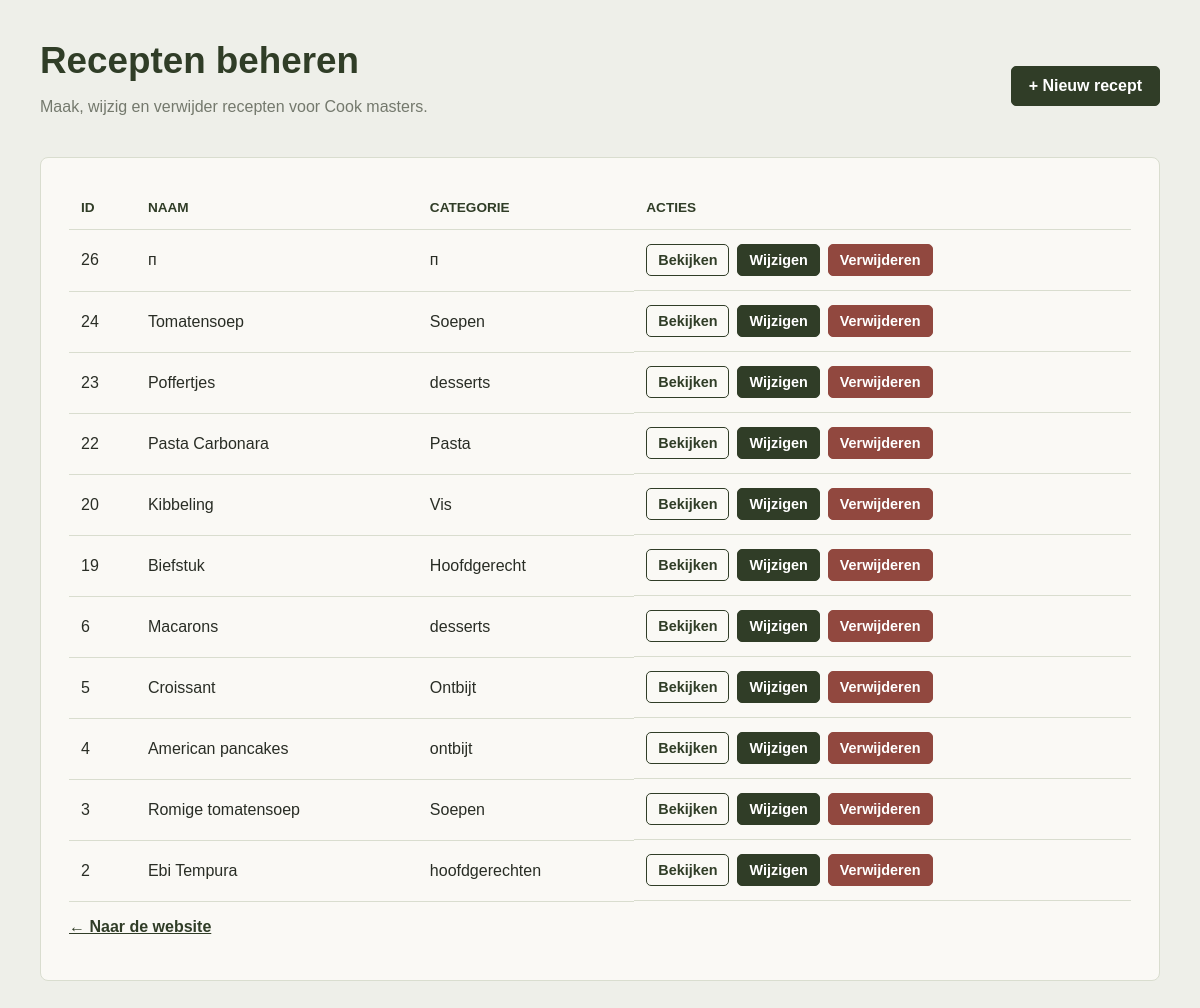
/dashboard/index.php, run on the app's committed database.
### tables this page shows
CREATE TABLE "CRUD"
(
    ID           integer         not null
        constraint Primary_Key
            primary key autoincrement,
    Name         TEXT            not null,
    Categorie    TEXT            not null,
    Benodigheden TEXT            not null,
    Voorstuk     TEXT            not null,
    StappenPlan  TEXT            not null,
    Image        TEXT default '' not null
);

### dashboard/index.php (the view, shortened to what this page needs)
<?php
require_once __DIR__ . '/../database.php';
$recipes = $db->query('SELECT * FROM CRUD ORDER BY ID DESC')->fetchAll();
?>
<!doctype html>
<html lang="nl">
<head><meta charset="UTF-8"><meta name="viewport" content="width=device-width, initial-scale=1.0"><title>Recepten beheren</title><link rel="stylesheet" href="dashboard.css"></head>
<body>
<main class="dashboard-shell">
    <header class="dashboard-header"><div><h1>Recepten beheren</h1><p class="muted">Maak, wijzig en verwijder recepten voor Cook masters.</p></div><a class="button" href="Create/index.php">+ Nieuw recept</a></header>
    <div class="panel">
    <table class="recipe-table">
        <tr><th>ID</th><th>Naam</th><th>Categorie</th><th>Acties</th></tr>
        <?php foreach ($recipes as $recipe): ?>
            <tr>
                <td><?= (int) $recipe['ID'] ?></td>
                <td><?= htmlspecialchars($recipe['Name']) ?></td>
                <td><?= htmlspecialchars($recipe['Categorie']) ?></td>
                <td class="actions">
                    <a class="button button-small button-secondary" href="Read/index.php?id=<?= (int) $recipe['ID'] ?>">Bekijken</a>
                    <a class="button button-small" href="Update/index.php?id=<?= (int) $recipe['ID'] ?>">Wijzigen</a>
                    <a class="button button-small button-danger" href="Delete/index.php?id=<?= (int) $recipe['ID'] ?>">Verwijderen</a>
                </td>
            </tr>
        <?php endforeach; ?>
    </table>
    <p><a href="../recepten.php">← Naar de website</a></p>
    </div>
</main>
</body>
</html>

### dashboard/dashboard.css (style rules this page uses)
:root { --forest: #415231; --forest-dark: #303d27; --sage: #a5b18f; --cream: #f7f4ec; --ink: #292d25; --line: #d9ddcf; }
* { box-sizing: border-box; }
body { margin: 0; min-height: 100vh; color: var(--ink); background: #eeefe9; font-family: Arial, Helvetica, sans-serif; }
.dashboard-shell { width: min(1120px, calc(100% - 32px)); margin: 0 auto; padding: 40px 0 60px; }
.dashboard-header { display: flex; align-items: center; justify-content: space-between; gap: 20px; margin-bottom: 25px; }
h1 { margin: 0 0 8px; color: var(--forest-dark); font-size: 2.3rem; }
.muted { color: #74796d; }
a { color: var(--forest-dark); font-weight: 600; }
.button, button { display: inline-block; border: 1px solid var(--forest-dark); border-radius: 5px; padding: 10px 17px; color: white; background: var(--forest-dark); cursor: pointer; font: inherit; font-weight: 600; text-decoration: none; }
.button-secondary { color: var(--forest-dark); background: transparent; }
.button-danger { border-color: #91483f; background: #91483f; }
.button-small { padding: 7px 11px; font-size: 0.85rem; }
.panel { padding: 28px; border: 1px solid var(--line); border-radius: 8px; background: #faf9f5; }
.recipe-table { width: 100%; border-collapse: collapse; }
.recipe-table th, .recipe-table td { padding: 14px 12px; border-bottom: 1px solid var(--line); text-align: left; vertical-align: middle; }
.recipe-table th { color: var(--forest-dark); font-size: 0.85rem; font-weight: 700; text-transform: uppercase; }
.actions { display: flex; flex-wrap: wrap; gap: 8px; }
.actions a { font-size: 0.9rem; }

### data on the page
crud: ID "26", Name "п", Categorie "п"
crud: ID "24", Name "Tomatensoep", Categorie "Soepen"
crud: ID "23", Name "Poffertjes", Categorie "desserts"
crud: ID "22", Name "Pasta Carbonara", Categorie "Pasta"
crud: ID "20", Name "Kibbeling", Categorie "Vis"
crud: ID "19", Name "Biefstuk", Categorie "Hoofdgerecht"
crud: ID "6", Name "Macarons", Categorie "desserts"
crud: ID "5", Name "Croissant", Categorie "Ontbijt"
crud: ID "4", Name "American pancakes", Categorie "ontbijt"
crud: ID "3", Name "Romige tomatensoep", Categorie "Soepen"
crud: ID "2", Name "Ebi Tempura", Categorie "hoofdgerechten"
